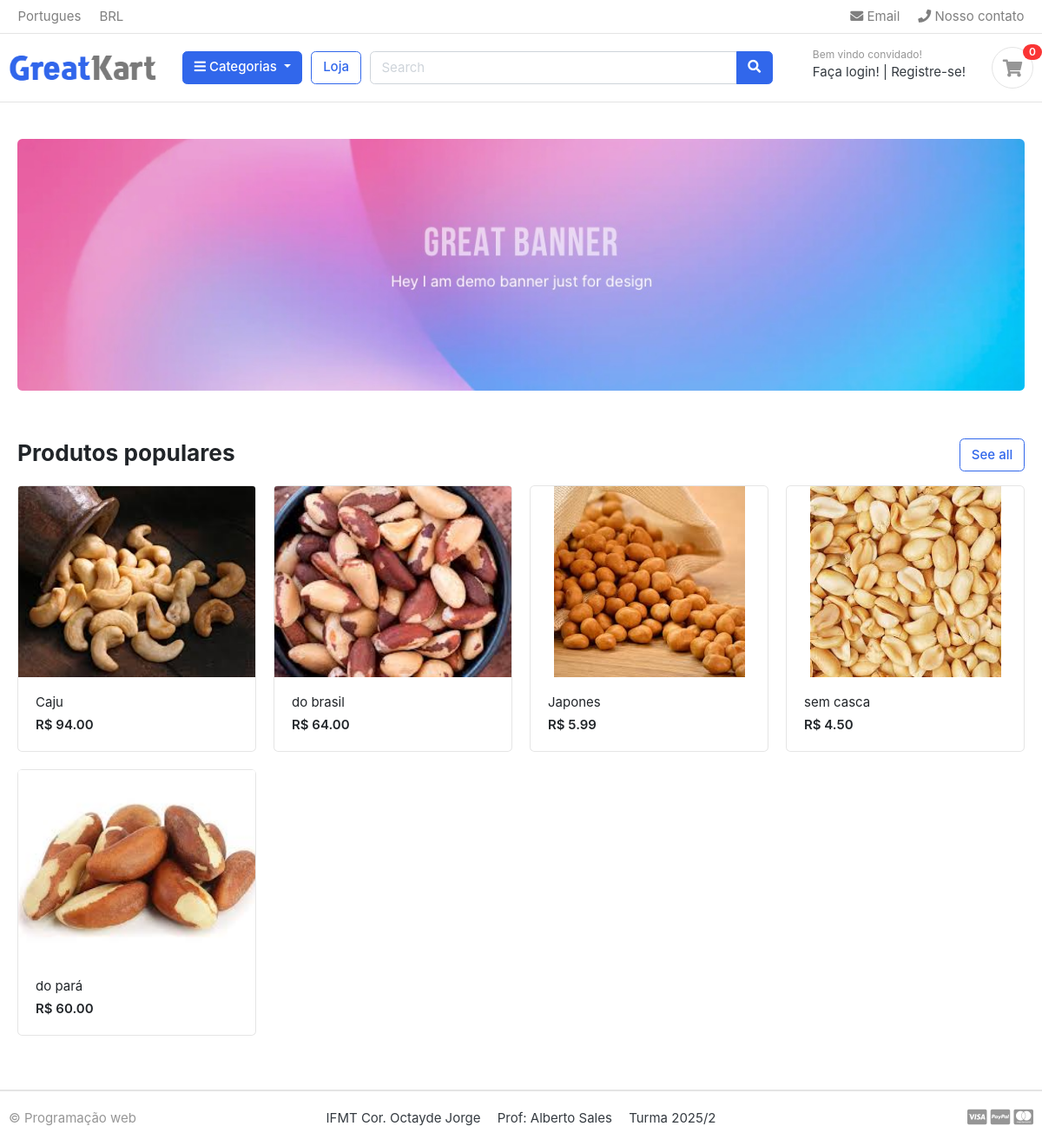
The page / on the database its author committed.
### produtos/models.py (models this page shows)
class Produto(models.Model):
    categoria = models.ForeignKey(Categoria, on_delete=models.CASCADE)
    produto_nome = models.CharField(max_length=200, unique= True)
    slug = models.SlugField(max_length=200, unique=True)
    descricao = models.TextField(max_length=300,blank=True)
    preco = models.DecimalField(max_digits=12, decimal_places=2)
    imagem = models.ImageField(upload_to='fotos/produtos',blank=True)
    estoque = models.IntegerField()
    esta_disponivel = models.BooleanField(default=True)
    data_criacao = models.DateTimeField(auto_now=True)
    data_alteracao = models.DateTimeField(auto_now_add=True)
    def get_url(self):
        return reverse('detalhes_do_produto',args=[self.categoria.slug,self.slug])

### loja/views.py (the view)
# urls.py: path('',views.visualizarLoja,name='home'),
def visualizarLoja(request, categoria_slug = None):
    if categoria_slug!=None:
        cat = get_object_or_404(Categoria, slug = categoria_slug)
        produtos = Produto.objects.all().filter(categoria = cat, esta_disponivel = True)
    else :
        produtos = Produto.objects.all().filter(esta_disponivel = True)
    contexto = {
        'produtos' : produtos,
    }
    return render (request,'index.html',contexto)

### categoria/models.py (called while the page is built)
    def get_url(self):
        return reverse('produtos_por_categoria', args=[self.slug])

### categoria/processador_contexto.py (called while the page is built)
def listarCategorias(request):
    display = Categoria.objects.all()
    return dict(cats=display)

### ecom/templates/index.html
{% extends 'base.html' %}{% load static%} {% block content %}
<section class="section-intro padding-y-sm">
  <div class="container">
    <div class="intro-banner-wrap">
      <img
        src="{% static 'images/banners/1.jpg' %}"
        class="img-fluid rounded"
      />
    </div>
  </div>
</section>
<section class="section-name padding-y-sm">
  <div class="container">
    <header class="section-heading">
      <a href="./store.html" class="btn btn-outline-primary float-right"
        >See all</a
      >
      <h3 class="section-title">Produtos populares</h3>
    </header>
    <div class="row">
      {% for produto in produtos %}
      <div class="col-md-3">
        <div class="card card-product-grid">
          <a href="{{produto.get_url}}" class="img-wrap">
            <img src=" {{produto.imagem.url}} " />
          </a>
          <figcaption class="info-wrap">
            <a href="{{produto.get_url}}" class="title">
              {{produto.produto_nome}}
            </a>
            <div class="price mt-1">R$ {{produto.preco}}</div>
          </figcaption>
        </div>
      </div>
      {% endfor %}
    </div>
  </div>
</section>
{% endblock %}

### ecom/templates/base.html
<!DOCTYPE html>
<html lang="pt-br">
  {% include 'head.html' %} {% include 'navbar.html' %}
  <body>
    <div class="container my-4">{% block content %} {% endblock %}</div>
  </body>
  {% include 'footer.html' %}
</html>

### ecom/templates/head.html (shortened to what this page needs)
<head>
  {% load static %}
  <link
    href="{% static 'css/bootstrap.css' %}"
    rel="stylesheet"
    type="text/css"
  />
  <link
    href="{% static 'fonts/fontawesome/css/all.min.css' %}"
    type="text/css"
    rel="stylesheet"
  />
  <link href="{% static 'css/ui.css' %}" rel="stylesheet" type="text/css" />
  <link
    href="{% static 'css/responsive.css' %}"
    rel="stylesheet"
    media="only screen and (max-width: 1200px)"
  />
</head>

### ecom/templates/navbar.html (shortened to what this page needs)
{% load static%}
<header class="section-header">
  <nav class="navbar p-md-0 navbar-expand-sm navbar-light border-bottom">
    <div class="container">
      <div class="collapse navbar-collapse" id="navbarTop4">
        <ul class="navbar-nav mr-auto">
          <li class="nav-item dropdown">
            <a href="#" class="nav-link"> Portugues </a>
          </li>
          <li class="nav-item dropdown">
            <a href="#" class="nav-link"> BRL </a>
          </li>
        </ul>
        <ul class="navbar-nav">
          <li>
            <a href="#" class="nav-link">
              <i class="fa fa-envelope"></i> Email
            </a>
          </li>
          <li>
            <a href="#" class="nav-link">
              <i class="fa fa-phone"></i> Nosso contato
            </a>
          </li>
        </ul>
      </div>
    </div>
  </nav>
  <section class="header-main border-bottom">
    <div class="container">
      <div class="row align-items-center">
        <div class="col-lg-2 col-md-3 col-6">
          <a href="{% url 'home' %}" class="brand-wrap">
            <img class="logo" src="{% static 'images/logo.png' %}" />
          </a>
        </div>
        <div class="col-lg col-sm col-md col-6 flex-grow-0">
          <div class="category-wrap dropdown d-inline-block float-right">
            <button
              type="button"
              class="btn btn-primary dropdown-toggle"
              data-toggle="dropdown"
            >
              <i class="fa fa-bars"></i> Categorias
            </button>
          </div>
        </div>
        <a href="{% url 'Loja' %}" class="btn btn-outline-primary">Loja</a>
        <div class="col-lg col-md-6 col-sm-12 col">
          <form action="#" class="search">
            <div class="input-group w-100">
              <input
                type="text"
                class="form-control"
                style="width: 60%"
                placeholder="Search"
              />
              <div class="input-group-append">
                <button class="btn btn-primary" type="submit">
                  <i class="fa fa-search"></i>
                </button>
              </div>
            </div>
          </form>
        </div>
        <div class="col-lg-3 col-sm-6 col-8 order-2 order-lg-3">
          <div class="d-flex justify-content-end mb-3 mb-lg-0">
            <div class="widget-header">
              <small class="title text-muted">Bem vindo convidado!</small>
              <div>
                <a href="./signin.html">Faça login!</a>
                <span class="dark-transp"> | </span>
                <a href="./register.html"> Registre-se!</a>
              </div>
            </div>
            <a href="{% url 'carrinho' %}" class="widget-header pl-3 ml-3">
              <div class="icon icon-sm rounded-circle border">
                <i class="fa fa-shopping-cart"></i>
              </div>
              <span class="badge badge-pill badge-danger notify">0</span>
            </a>
          </div>
        </div>
      </div>
    </div>
  </section>
</header>

### ecom/templates/footer.html
<footer class="section-footer border-top">
  {% load static %}
  <div class="container">
    <section class="footer-bottom border-top row">
      <div class="col-md-2">
        <p class="text-muted">&copy Programação web</p>
      </div>
      <div class="col-md-8 text-md-center">
        <span class="px-2">IFMT Cor. Octayde Jorge</span>
        <span class="px-2">Prof: Alberto Sales</span>
        <span class="px-2">Turma 2025/2</span>
      </div>
      <div class="col-md-2 text-md-right text-muted">
        <i class="fab fa-lg fa-cc-visa"></i>
        <i class="fab fa-lg fa-cc-paypal"></i>
        <i class="fab fa-lg fa-cc-mastercard"></i>
      </div>
    </section>
  </div>
</footer>

### ecom/static/css/ui.css (style rules this page uses)
html { font-family: "Inter", sans-serif; font-size: 15px; }
.img-wrap { text-align: center; display: block; }
.img-wrap img { max-width: 100%; }
.icon-xs, .icon-sm, .icon-md, .icon-lg { display: inline-block; text-align: center; flex-shrink: 0; flex-grow: 0; }
.icon-sm { width: 48px; height: 48px; line-height: 48px !important; font-size: 20px; }
.padding-y-sm { padding-top: 20px; padding-bottom: 20px; }
.section-heading { margin-bottom: 20px; margin-top: 15px; }
.section-title { color: #212529; }
p:last-child { margin-bottom: 0; }
.header-main { position: relative; padding-top: 1rem; padding-bottom: 1rem; }
.brand-wrap .logo, .navbar-brand .logo { margin-right: 7px; max-height: 42px; display: inline-block; }
.widget-header { display: inline-block; vertical-align: middle; position: relative; }
.widget-header a { color: #343a40; }
.widget-header i { color: #969696; }
.widget-header .title { display: block; }
.widget-header .notify { position: absolute; top: -3px; right: -10px; }
.footer-bottom { padding-top: 20px; padding-bottom: 20px; }
[class*=card-product] a.title { color: #212529; display: block; }
[class*=card-product] .img-wrap { overflow: hidden; position: relative; }
[class*=card-product] .img-wrap img { height: 100%; max-width: 100%; width: auto; display: inline-block; -o-object-fit: cover; object-fit: cover; }
.card-product-grid { margin-bottom: 20px; }
.card-product-grid .img-wrap { border-radius: 0.2rem 0.2rem 0 0; height: 220px; }
.card-product-grid .info-wrap { overflow: hidden; padding: 18px 20px; }
.card .img-wrap { overflow: hidden; }
.notify { position: absolute; top: -4px; right: -10px; display: inline-block; padding: 0.25em 0.6em; font-size: 12px; line-height: 1; text-align: center; border-radius: 3rem; color: #fff; background-color: #fa3434; }
.price { font-weight: 600; color: #212529; }

### rows shown on the page
Produto: imagem (picture), produto_nome "Caju", preco "94.00"
Produto: imagem (picture), produto_nome "do brasil", preco "64.00"
Produto: imagem (picture), produto_nome "Japones", preco "5.99"
Produto: imagem (picture), produto_nome "sem casca", preco "4.50"
Produto: imagem (picture), produto_nome "do pará", preco "60.00"
